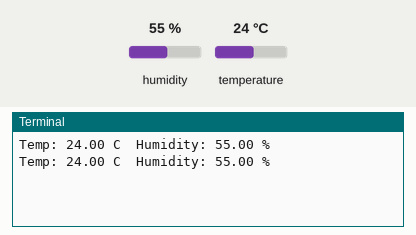
This program was run on a simulated Raspberry Pi (BCM pin numbers). Parts: the last lines printed to the terminal. The inputs (shaded band) are chosen by the test bench; at power-on: humidity 55 %, temperature 24 °C.

Above: at 1.2 s.
1.3 s: humidity set to 22 %
At 2.0 s:
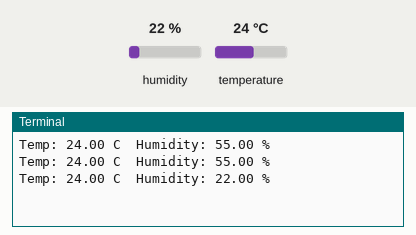
2.8 s: temperature set to 12 °C
At 3.6 s:
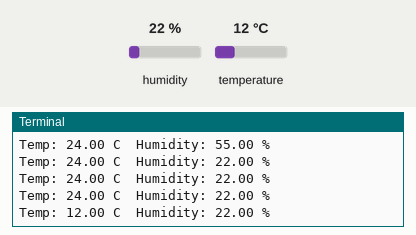
4.3 s: humidity set to 40 %
At 4.3 s:
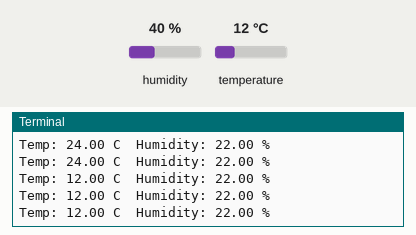
Timing chart, 0 to 7.3 s (numbered marks = the images above; inputs shaded):
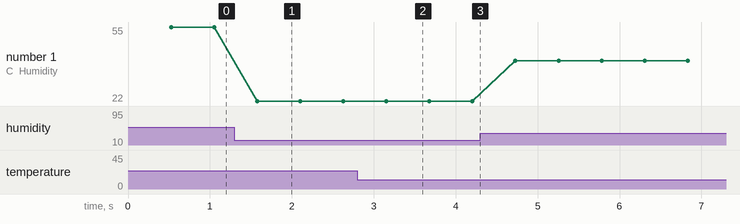

The program:

command_line_print.py
```python
#!/usr/bin/python
import sys
import Adafruit_DHT

# Type of sensor, can be Adafruit_DHT.DHT11, Adafruit_DHT.DHT22, or Adafruit_DHT.AM2302.
DHT_TYPE = Adafruit_DHT.DHT11

# Example of sensor connected to Raspberry Pi pin 23
DHT_PIN  = 4

while True:

    humidity, temperature = Adafruit_DHT.read_retry(DHT_TYPE,DHT_PIN)

    print 'Temp: {0:0.2f} C  Humidity: {1:0.2f} %'.format(temperature, humidity)
```

Measured:
- after the input at 1.3 s, the terminal: prints a new line after 0.28 s (image 1)
- after the input at 2.8 s, the terminal: prints a new line after 0.35 s (image 2)
- plotted number 1: 55 → 22 after the input at 1.3 s, 22 → 40 after the input at 4.3 s
